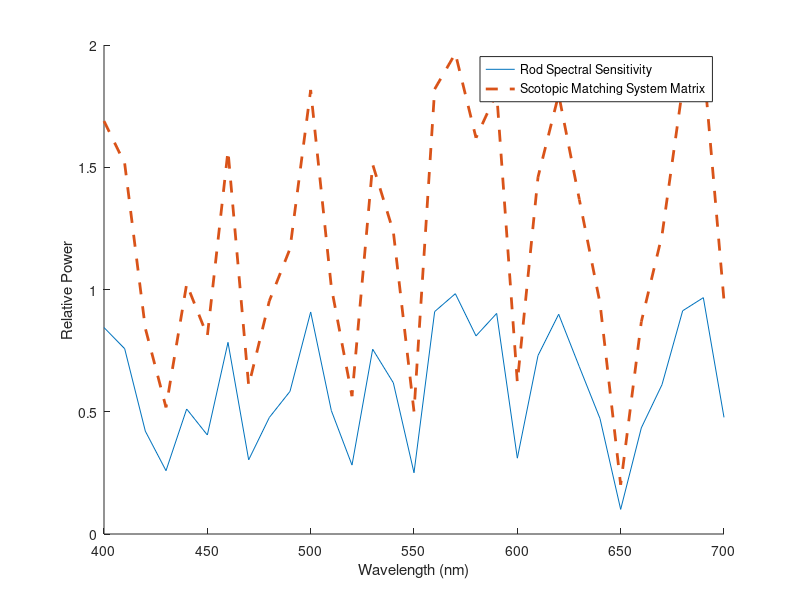

This figure's MATLAB source:
% First need to create a rod spectral sensitivity function
% Wavelength vs. probability of absorption per unit of time 

% Get scotopic matching system matrix by putting in 1s at each entry
% and zeros in all the others
% Loop through all vectors

% And then this matrix should be a scaled version of your rod spectral
% sensitivity function

clear all
close all

%%% Creating rod spectral sensitivity function %%%
rng(0); % Set the random seed for reproducibility
wavelength = linspace(400, 700, 31);  % Wavelengths from 400 to 700 nm
rodSensitivity = rand(1, length(wavelength)); % Random power values for rod spectral sensitivity function

figure(1);
hold on
plot(wavelength, rodSensitivity);
xlabel('Wavelength (nm)');
ylabel('Relative Power');

%%% Finding the scotopic matching system matrix %%%

scotopicMatchingSystemMatrix = zeros(1, length(wavelength));
scalingFactor = 2; % Adjust as needed

for i = 1:length(wavelength) % Looping through wavelengths
    unitTestLight = zeros(length(wavelength), 1); 
    unitTestLight(i) = 1; % Set intensity of test light at the current wavelength to 1
    unitTestLight = unitTestLight .* scalingFactor; % Scale if desired
    systemMatrixEntry = rodSensitivity * unitTestLight;
    scotopicMatchingSystemMatrix(1, i) = systemMatrixEntry;
end

%%% Plotting scotopic matching system matrix %%%
% Should be the same as rod spectral sensitivity up to a linear
% transformation
plot(wavelength, scotopicMatchingSystemMatrix, 'LineWidth', 2, 'LineStyle', '--');
legend('Rod Spectral Sensitivity', 'Scotopic Matching System Matrix');
    

